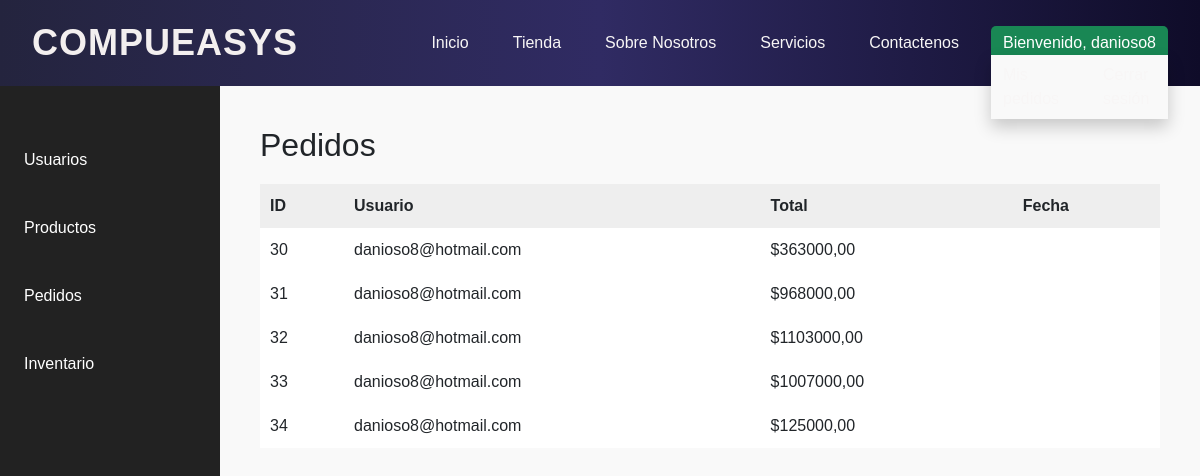
Page /dashboard/dashboard_home/?view=pedidos (signed in) on the earlier database version.
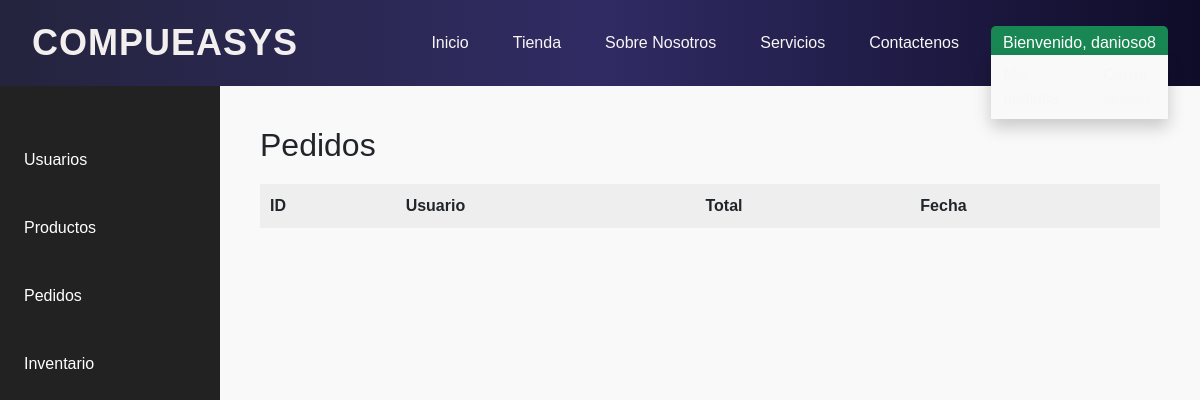
Same page on the later database version.
### core/models.py (models this page shows, shortened)
class Pedido(models.Model):
     user = models.ForeignKey(SimpleUser, on_delete=models.CASCADE)
     nombre = models.CharField(max_length=100)
     direccion = models.CharField(max_length=255)
     ciudad = models.CharField(max_length=100)
     departamento = models.CharField(max_length=100)
     codigo_postal = models.CharField(max_length=20)
     total = models.DecimalField(max_digits=10, decimal_places=2)
     nota = models.TextField(blank=True, null=True)
     fecha = models.DateTimeField(auto_now_add=True)
     detalles = models.TextField()  # Puedes guardar el resumen del carrito aquí

class SimpleUser(models.Model):
    email = models.EmailField(unique=True)
    telefono = models.CharField(max_length=20)
    name = models.CharField(max_length=100)
    password = models.CharField(max_length=100)  # Considera usar un sistema de
    created_at = models.DateTimeField(auto_now_add=True)
    updated_at = models.DateTimeField(auto_now=True)
    is_active = models.BooleanField(default=True)
    address = models.CharField(max_length=255, blank=True, null=True)
    city = models.CharField(max_length=100, blank=True, null=True)
    departamento = models.CharField(max_length=100, blank=True, null=True)
    codigo_postal = models.CharField(max_length=20, blank=True, null=True)
    def __str__(self):
        return self.email

### dashboard/views.py (the view, shortened to what this page needs)
# urls.py: path('dashboard_home/', dashboard_home, name='dashboard_home'),
@login_required
@csrf_exempt  # Solo si tienes problemas con el token CSRF en el modal
def dashboard_home(request):
    productos = ProductStore.objects.all()
    usuarios_simple = SimpleUser.objects.all()
    usuarios_super = register_superuser.objects.all()
    pedidos = Pedido.objects.all()
    return render(request, 'dashboard/dashboard_home.html', {
        'productos': productos,
        'usuarios': usuarios_simple,
        'usuarios_super': usuarios_super,
        'pedidos': pedidos,
    })

### dashboard/templates/dashboard/dashboard_home.html (shortened to what the changed rows need)
{% load static %}
<!DOCTYPE html>
<html lang="es">
  <head>
    <link rel="stylesheet" href="{% static 'css/dashboard.css' %}" />
    <link rel="stylesheet" href="{% static 'css/main.css' %}" />
    <link
      href="https://cdn.jsdelivr.net/npm/bootstrap@5.3.3/dist/css/bootstrap.min.css"
      rel="stylesheet"
    />
    <link
      rel="stylesheet"
      href="path/to/font-awesome/css/font-awesome.min.css"
    />
  </head>
  <body>
    {% include 'navbarr.html' %}
    <div class="dashboard-container">
      <main class="main-content">
        {% if request.GET.view == "usuarios" %}
        <h2>Usuarios</h2>
        <table>
          <tr>
            <th>Username</th>
            <th>Email</th>
            <th>Staff</th>
            <th>Super</th>
            <th>Activo</th>
            <th>Admin</th>
            <th>Acciones</th>
          {% for usuario in usuarios %}
          <tr>
            <td>{{ usuario.username }}</td>
            <td>{{ usuario.email }}</td>
            <td>
              <select name="is_staff" id="modal_is_staff">
                <option value="True">Sí</option>
                <option value="False">No</option>
              </select>
            </td>
            <td>
              <select name="is_superuser" id="modal_is_superuser">
                <option value="True">Sí</option>
                <option value="False">No</option>
              </select>
            </td>
            <td><select name="is_active" id="modal_is_active">
                <option value="True">Sí</option>
                <option value="False">No</option>
              </select>
            </td>
            <td><select name="is_admin" id="modal_is_admin">
                <option value="True">Sí</option>
                <option value="False">No</option>
              </select>
            </td>
            <td>
              <button onclick="openEditModal('{{ usuario.id }}', '{{ usuario.username }}', '{{ usuario.email }}')">Editar</button>
              <a href="{% url 'eliminar_usuario' usuario.id %}">Eliminar</a>
              {% if not usuario.is_staff %}
              {% else %}
              <span>Admin</span>
              {% endif %}
            </td>
          </tr>
          {% endfor %}
          {% for usuario in usuarios_super %}
          <tr>
            <td>{{ usuario.username }}</td>
            <td>{{ usuario.email }}</td>
             <td>
              <select name="is_staff" id="modal_is_staff">
                <option value="True">Sí</option>
                <option value="False">No</option>
              </select>
            </td>
            <td>
              <select name="is_superuser" id="modal_is_superuser">
                <option value="True">Sí</option>
                <option value="False">No</option>
              </select>
            </td>
            <td><select name="is_active" id="modal_is_active">
                <option value="True">Sí</option>
                <option value="False">No</option>
              </select>
            </td>
            <td><select name="is_admin" id="modal_is_admin">
                <option value="True">Sí</option>
                <option value="False">No</option>
              </select>
            </td>
            <td>
              <button onclick="openEditModal('{{ usuario.id }}', '{{ usuario.username }}', '{{ usuario.email }}')">Editar</button>
              <a href="{% url 'eliminar_usuario' usuario.id %}">Eliminar</a>
              {% if not usuario.is_staff %}
              {% else %}
              {% endif %}
            </td>
          </tr>
          {% endfor %}
        </table>
        {% elif request.GET.view == "pedidos" %}
        <h2>Pedidos</h2>
        <table>
          <tr>
            <th>ID</th>
            <th>Usuario</th>
            <th>Total</th>
            <th>Fecha</th>
          </tr>
          {% for pedido in pedidos %}
          <tr>
            <td>{{ pedido.id }}</td>
            <td>{{ pedido.user }}</td>
            <td>${{ pedido.total }}</td>
            <td>{{ pedido.created_at }}</td>
          </tr>
          {% endfor %}
        </table>
        {% elif request.GET.view == "inventario" %}
        <h2>Inventario</h2>
        <p>Aquí puedes mostrar tu inventario...</p>
        {% else %}
        <h2>Bienvenido al Dashboard</h2>
        <p>Selecciona una opción en la barra lateral.</p>
        {% endif %}
      </main>
    </div>
  </body>
</html>

Differences in the rows shown:
removed Pedido: id "30", user "danioso8@hotmail.com", total "363000,00"
removed Pedido: id "31", user "danioso8@hotmail.com", total "968000,00"
removed Pedido: id "32", user "danioso8@hotmail.com", total "1103000,00"
removed Pedido: id "33", user "danioso8@hotmail.com", total "1007000,00"
removed Pedido: id "34", user "danioso8@hotmail.com", total "125000,00"
